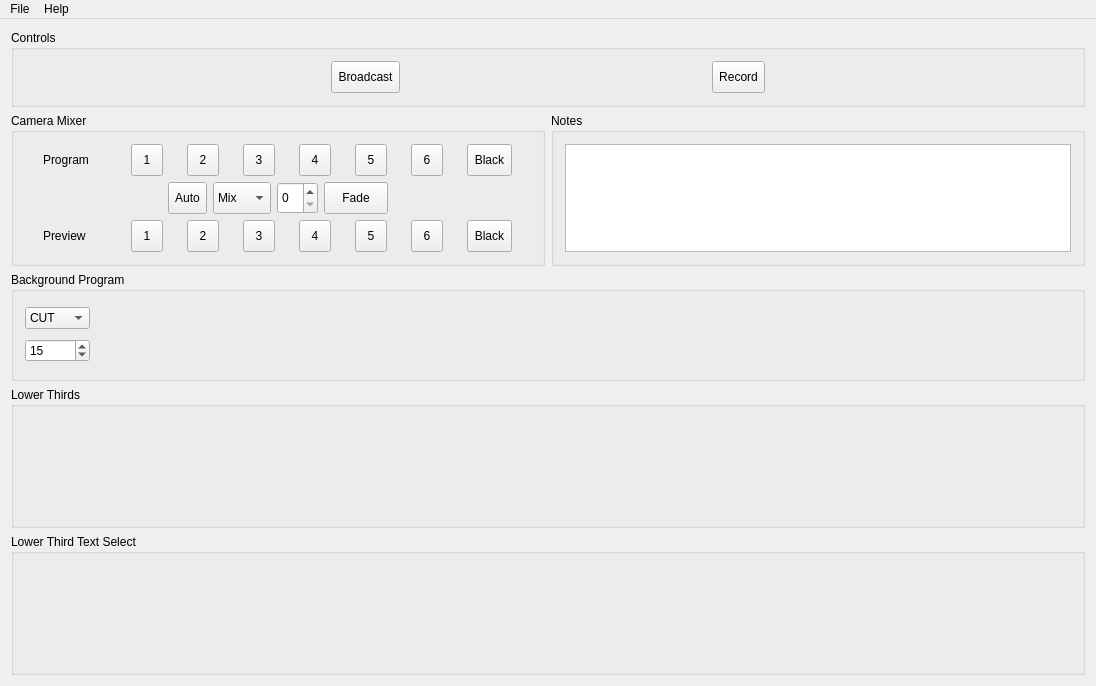
<?xml version="1.0" encoding="UTF-8"?>
<ui version="4.0">
 <class>FEGLiveProducerClass</class>
 <widget class="QMainWindow" name="FEGLiveProducerClass">
  <property name="geometry">
   <rect>
    <x>0</x>
    <y>0</y>
    <width>1096</width>
    <height>628</height>
   </rect>
  </property>
  <property name="windowTitle">
   <string>FEG Live! Producer</string>
  </property>
  <widget class="QWidget" name="centralWidget">
   <layout class="QVBoxLayout" name="verticalLayout_2">
    <item>
     <widget class="QGroupBox" name="groupBox_6">
      <property name="title">
       <string>Controls</string>
      </property>
      <layout class="QHBoxLayout" name="horizontalLayout_9">
       <item>
        <widget class="QToolButton" name="toolButton">
         <property name="minimumSize">
          <size>
           <width>32</width>
           <height>32</height>
          </size>
         </property>
         <property name="text">
          <string>Broadcast</string>
         </property>
        </widget>
       </item>
       <item>
        <widget class="QToolButton" name="toolButton_2">
         <property name="minimumSize">
          <size>
           <width>32</width>
           <height>32</height>
          </size>
         </property>
         <property name="text">
          <string>Record</string>
         </property>
        </widget>
       </item>
      </layout>
     </widget>
    </item>
    <item>
     <layout class="QHBoxLayout" name="horizontalLayout_5">
      <item>
       <widget class="QGroupBox" name="groupBox">
        <property name="title">
         <string>Camera Mixer</string>
        </property>
        <layout class="QVBoxLayout" name="verticalLayout">
         <item>
          <layout class="QHBoxLayout" name="horizontalLayout">
           <item>
            <widget class="QLabel" name="label">
             <property name="sizePolicy">
              <sizepolicy hsizetype="MinimumExpanding" vsizetype="MinimumExpanding">
               <horstretch>0</horstretch>
               <verstretch>0</verstretch>
              </sizepolicy>
             </property>
             <property name="maximumSize">
              <size>
               <width>64</width>
               <height>16777215</height>
              </size>
             </property>
             <property name="text">
              <string>Program</string>
             </property>
            </widget>
           </item>
           <item>
            <widget class="QToolButton" name="program1Button">
             <property name="minimumSize">
              <size>
               <width>32</width>
               <height>32</height>
              </size>
             </property>
             <property name="text">
              <string>1</string>
             </property>
             <property name="iconSize">
              <size>
               <width>32</width>
               <height>32</height>
              </size>
             </property>
            </widget>
           </item>
           <item>
            <widget class="QToolButton" name="program2Button">
             <property name="minimumSize">
              <size>
               <width>32</width>
               <height>32</height>
              </size>
             </property>
             <property name="text">
              <string>2</string>
             </property>
             <property name="iconSize">
              <size>
               <width>32</width>
               <height>32</height>
              </size>
             </property>
            </widget>
           </item>
           <item>
            <widget class="QToolButton" name="program3Button">
             <property name="minimumSize">
              <size>
               <width>32</width>
               <height>32</height>
              </size>
             </property>
             <property name="text">
              <string>3</string>
             </property>
             <property name="iconSize">
              <size>
               <width>32</width>
               <height>32</height>
              </size>
             </property>
            </widget>
           </item>
           <item>
            <widget class="QToolButton" name="program4Button">
             <property name="minimumSize">
              <size>
               <width>32</width>
               <height>32</height>
              </size>
             </property>
             <property name="text">
              <string>4</string>
             </property>
             <property name="iconSize">
              <size>
               <width>32</width>
               <height>32</height>
              </size>
             </property>
            </widget>
           </item>
           <item>
            <widget class="QToolButton" name="program5Button">
             <property name="minimumSize">
              <size>
               <width>32</width>
               <height>32</height>
              </size>
             </property>
             <property name="text">
              <string>5</string>
             </property>
             <property name="iconSize">
              <size>
               <width>32</width>
               <height>32</height>
              </size>
             </property>
            </widget>
           </item>
           <item>
            <widget class="QToolButton" name="program6Button">
             <property name="minimumSize">
              <size>
               <width>32</width>
               <height>32</height>
              </size>
             </property>
             <property name="text">
              <string>6</string>
             </property>
             <property name="iconSize">
              <size>
               <width>32</width>
               <height>32</height>
              </size>
             </property>
            </widget>
           </item>
           <item>
            <widget class="QToolButton" name="programBlackButton">
             <property name="minimumSize">
              <size>
               <width>32</width>
               <height>32</height>
              </size>
             </property>
             <property name="text">
              <string>Black</string>
             </property>
             <property name="iconSize">
              <size>
               <width>32</width>
               <height>32</height>
              </size>
             </property>
            </widget>
           </item>
          </layout>
         </item>
         <item>
          <layout class="QHBoxLayout" name="horizontalLayout_3">
           <item>
            <spacer name="horizontalSpacer">
             <property name="orientation">
              <enum>Qt::Horizontal</enum>
             </property>
             <property name="sizeHint" stdset="0">
              <size>
               <width>40</width>
               <height>20</height>
              </size>
             </property>
            </spacer>
           </item>
           <item>
            <widget class="QToolButton" name="toolButton_15">
             <property name="minimumSize">
              <size>
               <width>32</width>
               <height>32</height>
              </size>
             </property>
             <property name="text">
              <string>Auto</string>
             </property>
            </widget>
           </item>
           <item>
            <widget class="QComboBox" name="comboBox">
             <property name="minimumSize">
              <size>
               <width>32</width>
               <height>32</height>
              </size>
             </property>
             <item>
              <property name="text">
               <string>Mix</string>
              </property>
             </item>
             <item>
              <property name="text">
               <string>Dip</string>
              </property>
             </item>
             <item>
              <property name="text">
               <string>Wipe</string>
              </property>
             </item>
             <item>
              <property name="text">
               <string>Hard</string>
              </property>
             </item>
            </widget>
           </item>
           <item>
            <widget class="QSpinBox" name="spinBox">
             <property name="minimumSize">
              <size>
               <width>32</width>
               <height>32</height>
              </size>
             </property>
            </widget>
           </item>
           <item>
            <widget class="QToolButton" name="toolButton_16">
             <property name="minimumSize">
              <size>
               <width>64</width>
               <height>32</height>
              </size>
             </property>
             <property name="text">
              <string>Fade</string>
             </property>
            </widget>
           </item>
           <item>
            <spacer name="horizontalSpacer_2">
             <property name="orientation">
              <enum>Qt::Horizontal</enum>
             </property>
             <property name="sizeHint" stdset="0">
              <size>
               <width>40</width>
               <height>20</height>
              </size>
             </property>
            </spacer>
           </item>
          </layout>
         </item>
         <item>
          <layout class="QHBoxLayout" name="horizontalLayout_2">
           <item>
            <widget class="QLabel" name="label_2">
             <property name="sizePolicy">
              <sizepolicy hsizetype="MinimumExpanding" vsizetype="MinimumExpanding">
               <horstretch>0</horstretch>
               <verstretch>0</verstretch>
              </sizepolicy>
             </property>
             <property name="maximumSize">
              <size>
               <width>64</width>
               <height>16777215</height>
              </size>
             </property>
             <property name="text">
              <string>Preview</string>
             </property>
            </widget>
           </item>
           <item>
            <widget class="QToolButton" name="preview1Button">
             <property name="minimumSize">
              <size>
               <width>32</width>
               <height>32</height>
              </size>
             </property>
             <property name="text">
              <string>1</string>
             </property>
             <property name="iconSize">
              <size>
               <width>32</width>
               <height>32</height>
              </size>
             </property>
            </widget>
           </item>
           <item>
            <widget class="QToolButton" name="preview2Button">
             <property name="minimumSize">
              <size>
               <width>32</width>
               <height>32</height>
              </size>
             </property>
             <property name="text">
              <string>2</string>
             </property>
             <property name="iconSize">
              <size>
               <width>32</width>
               <height>32</height>
              </size>
             </property>
            </widget>
           </item>
           <item>
            <widget class="QToolButton" name="preview3Button">
             <property name="minimumSize">
              <size>
               <width>32</width>
               <height>32</height>
              </size>
             </property>
             <property name="text">
              <string>3</string>
             </property>
             <property name="iconSize">
              <size>
               <width>32</width>
               <height>32</height>
              </size>
             </property>
            </widget>
           </item>
           <item>
            <widget class="QToolButton" name="preview4Button">
             <property name="minimumSize">
              <size>
               <width>32</width>
               <height>32</height>
              </size>
             </property>
             <property name="text">
              <string>4</string>
             </property>
             <property name="iconSize">
              <size>
               <width>32</width>
               <height>32</height>
              </size>
             </property>
            </widget>
           </item>
           <item>
            <widget class="QToolButton" name="preview5Button">
             <property name="minimumSize">
              <size>
               <width>32</width>
               <height>32</height>
              </size>
             </property>
             <property name="text">
              <string>5</string>
             </property>
             <property name="iconSize">
              <size>
               <width>32</width>
               <height>32</height>
              </size>
             </property>
            </widget>
           </item>
           <item>
            <widget class="QToolButton" name="preview6Button">
             <property name="minimumSize">
              <size>
               <width>32</width>
               <height>32</height>
              </size>
             </property>
             <property name="text">
              <string>6</string>
             </property>
             <property name="iconSize">
              <size>
               <width>32</width>
               <height>32</height>
              </size>
             </property>
            </widget>
           </item>
           <item>
            <widget class="QToolButton" name="previewBlackButton">
             <property name="minimumSize">
              <size>
               <width>32</width>
               <height>32</height>
              </size>
             </property>
             <property name="text">
              <string>Black</string>
             </property>
             <property name="iconSize">
              <size>
               <width>32</width>
               <height>32</height>
              </size>
             </property>
            </widget>
           </item>
          </layout>
         </item>
        </layout>
       </widget>
      </item>
      <item>
       <widget class="QGroupBox" name="groupBox_5">
        <property name="title">
         <string>Notes</string>
        </property>
        <layout class="QHBoxLayout" name="horizontalLayout_4">
         <item>
          <widget class="QTextEdit" name="textEdit"/>
         </item>
        </layout>
       </widget>
      </item>
     </layout>
    </item>
    <item>
     <widget class="QGroupBox" name="groupBox_2">
      <property name="title">
       <string>Background Program</string>
      </property>
      <layout class="QHBoxLayout" name="horizontalLayout_6">
       <item>
        <layout class="QVBoxLayout" name="verticalLayout_3">
         <item>
          <widget class="QComboBox" name="backgroundTransitionComboBox">
           <item>
            <property name="text">
             <string>CUT</string>
            </property>
           </item>
           <item>
            <property name="text">
             <string>MIX</string>
            </property>
           </item>
           <item>
            <property name="text">
             <string>PUSH</string>
            </property>
           </item>
           <item>
            <property name="text">
             <string>WIPE</string>
            </property>
           </item>
           <item>
            <property name="text">
             <string>SLIDE</string>
            </property>
           </item>
          </widget>
         </item>
         <item>
          <widget class="QSpinBox" name="backgroundTransitionTime">
           <property name="maximum">
            <number>1000</number>
           </property>
           <property name="value">
            <number>15</number>
           </property>
          </widget>
         </item>
        </layout>
       </item>
       <item>
        <widget class="BackgroundProgramSelectWidget" name="backgroundProgramWidget" native="true">
         <property name="sizePolicy">
          <sizepolicy hsizetype="MinimumExpanding" vsizetype="MinimumExpanding">
           <horstretch>0</horstretch>
           <verstretch>0</verstretch>
          </sizepolicy>
         </property>
         <property name="minimumSize">
          <size>
           <width>0</width>
           <height>64</height>
          </size>
         </property>
        </widget>
       </item>
      </layout>
     </widget>
    </item>
    <item>
     <widget class="QGroupBox" name="groupBox_3">
      <property name="title">
       <string>Lower Thirds</string>
      </property>
      <layout class="QHBoxLayout" name="horizontalLayout_7">
       <item>
        <widget class="LowerThirdsSelectWidget" name="lowerThirdsSelect" native="true">
         <property name="minimumSize">
          <size>
           <width>0</width>
           <height>96</height>
          </size>
         </property>
        </widget>
       </item>
      </layout>
     </widget>
    </item>
    <item>
     <widget class="QGroupBox" name="groupBox_4">
      <property name="title">
       <string>Lower Third Text Select</string>
      </property>
      <layout class="QHBoxLayout" name="horizontalLayout_8">
       <item>
        <widget class="LowerThirdsTextSelectWidget" name="lowerThirdsTextSelect" native="true">
         <property name="minimumSize">
          <size>
           <width>0</width>
           <height>96</height>
          </size>
         </property>
        </widget>
       </item>
      </layout>
     </widget>
    </item>
   </layout>
  </widget>
  <widget class="QMenuBar" name="menuBar">
   <property name="geometry">
    <rect>
     <x>0</x>
     <y>0</y>
     <width>1096</width>
     <height>21</height>
    </rect>
   </property>
   <widget class="QMenu" name="menuFile">
    <property name="title">
     <string>File</string>
    </property>
    <addaction name="actionLoad_Preset"/>
    <addaction name="actionConfigure"/>
    <addaction name="actionExit"/>
   </widget>
   <widget class="QMenu" name="menuHelp">
    <property name="title">
     <string>Help</string>
    </property>
    <addaction name="actionAbout"/>
   </widget>
   <addaction name="menuFile"/>
   <addaction name="menuHelp"/>
  </widget>
  <action name="actionLoad_Preset">
   <property name="text">
    <string>Load Preset</string>
   </property>
  </action>
  <action name="actionConfigure">
   <property name="text">
    <string>Configure</string>
   </property>
  </action>
  <action name="actionAbout">
   <property name="text">
    <string>About</string>
   </property>
  </action>
  <action name="actionExit">
   <property name="text">
    <string>Exit</string>
   </property>
  </action>
 </widget>
 <layoutdefault spacing="6" margin="11"/>
 <customwidgets>
  <customwidget>
   <class>BackgroundProgramSelectWidget</class>
   <extends>QWidget</extends>
   <header>backgroundprogramselectwidget.h</header>
   <container>1</container>
  </customwidget>
  <customwidget>
   <class>LowerThirdsSelectWidget</class>
   <extends>QWidget</extends>
   <header>lowerthirdsselectwidget.h</header>
   <container>1</container>
  </customwidget>
  <customwidget>
   <class>LowerThirdsTextSelectWidget</class>
   <extends>QWidget</extends>
   <header>lowerthirdstextselectwidget.h</header>
   <container>1</container>
  </customwidget>
 </customwidgets>
 <resources>
  <include location="fegliveproducer.qrc"/>
 </resources>
 <connections/>
</ui>
